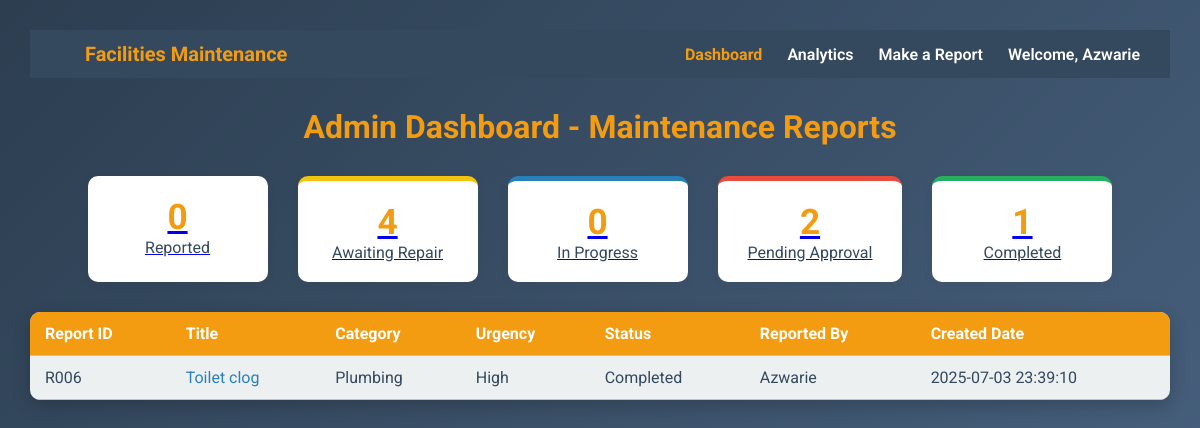
Screenshot of /index.php?filter=Completed (signed in) with the database file from the repository.
### tables this page shows
CREATE TABLE `report` (
  `ReportID` varchar(10) NOT NULL,
  `Title` varchar(255) NOT NULL,
  `Description` text DEFAULT NULL,
  `UrgencyLevel` enum('Low','Medium','High','Critical') NOT NULL,
  `Status` enum('Reported','Awaiting Repair','In Progress','Pending Approval','Completed') NOT NULL DEFAULT 'Reported',
  `StaffID` varchar(10) NOT NULL,
  `CategoryID` varchar(10) NOT NULL,
  `CreatedDate` datetime NOT NULL DEFAULT current_timestamp(),
  `LastUpdatedDate` datetime NOT NULL DEFAULT current_timestamp() ON UPDATE current_timestamp(),
  `AISuggestion` text DEFAULT NULL
);

CREATE TABLE `category` (
  `CategoryID` varchar(10) NOT NULL,
  `CategoryType` varchar(100) NOT NULL
);

CREATE TABLE `staff` (
  `StaffID` varchar(10) NOT NULL,
  `StaffName` varchar(100) NOT NULL,
  `PhoneNum` varchar(20) DEFAULT NULL,
  `Password` varchar(255) NOT NULL,
  `Role` enum('Admin','Maintenance') NOT NULL DEFAULT 'Maintenance',
  `Position` varchar(50) DEFAULT NULL
);

### index.php (the view, shortened to what this page needs)
<?php
include 'connection.php';
include 'navbar.php';
$statusCounts = [
  'Reported' => 0,
  'Awaiting Repair' => 0,
  'In Progress' => 0,
  'Pending Approval' => 0,
  'Completed' => 0
];
$analyticsSql = "SELECT Status, COUNT(*) as count FROM report GROUP BY Status";
$analyticsResult = $conn->query($analyticsSql);
if ($analyticsResult) {
  while ($row = $analyticsResult->fetch_assoc()) {
    $status = $row['Status'];
    if (isset($statusCounts[$status])) {
      $statusCounts[$status] = $row['count'];
    }
  }
}
$filter = isset($_GET['filter']) ? $_GET['filter'] : '';
$where = '';
if ($filter && isset($statusCounts[$filter])) {
  $where = "WHERE r.Status = '" . $conn->real_escape_string($filter) . "'";
}
$sql = "
    SELECT r.ReportID, r.Title, r.UrgencyLevel, r.Status, r.CreatedDate,
           s.StaffName, c.CategoryType
    FROM Report r
    JOIN Staff s ON r.StaffID = s.StaffID
    JOIN Category c ON r.CategoryID = c.CategoryID
    $where
    ORDER BY r.CreatedDate DESC
";
$result = $conn->query($sql);
?>
<!DOCTYPE html>
<html lang="en">
<head>
</head>
<body>
  <h1>Admin Dashboard - Maintenance Reports</h1>
  <div class="analytics">
    <a href="?filter=Reported" class="analytic-box reported">
      <span class="count"><?php echo $statusCounts['Reported']; ?></span>
      <span class="label">Reported</span>
    </a>
      <a href="?filter=Awaiting Repair" class="analytic-box awaiting">
      <span class="count"><?php echo $statusCounts['Awaiting Repair']; ?></span>
      <span class="label">Awaiting Repair</span>
    </a>
    <a href="?filter=In Progress" class="analytic-box inprogress">
      <span class="count"><?php echo $statusCounts['In Progress']; ?></span>
      <span class="label">In Progress</span>
    </a>
    <a href="?filter=Pending Approval" class="analytic-box pending">
      <span class="count"><?php echo $statusCounts['Pending Approval']; ?></span>
      <span class="label">Pending Approval</span>
    </a>
    <a href="?filter=Completed" class="analytic-box completed">
      <span class="count"><?php echo $statusCounts['Completed']; ?></span>
      <span class="label">Completed</span>
    </a>
  </div>
  <table>
    <thead>
      <tr>
        <th>Report ID</th>
        <th>Title</th>
        <th>Category</th>
        <th>Urgency</th>
        <th>Status</th>
        <th>Reported By</th>
        <th>Created Date</th>
      </tr>
    </thead>
    <tbody>
      <?php if ($result && $result->num_rows > 0): ?>
        <?php while ($row = $result->fetch_assoc()): ?>
          <tr>
            <td><?php echo htmlspecialchars($row['ReportID']); ?></td>
            <td><a class="report-link" href="report_detail.php?report_id=<?php echo urlencode($row['ReportID']); ?>">
                <?php echo htmlspecialchars($row['Title']); ?></a></td>
            <td><?php echo htmlspecialchars($row['CategoryType']); ?></td>
            <td><?php echo htmlspecialchars($row['UrgencyLevel']); ?></td>
            <td><?php echo htmlspecialchars($row['Status']); ?></td>
            <td><?php echo htmlspecialchars($row['StaffName']); ?></td>
            <td><?php echo htmlspecialchars($row['CreatedDate']); ?></td>
          </tr>
        <?php endwhile; ?>
      <?php else: ?>
        <tr>
          <td colspan="7" style="text-align:center;">No reports found.</td>
        </tr>
      <?php endif; ?>
    </tbody>
  </table>
</body>
</html>

### index.php (style rules this page uses)
body { font-family: 'Roboto', sans-serif; background: linear-gradient(135deg, #2c3e50, #4b6584); margin: 0; padding: 30px; color: #34495e; }
h1 { text-align: center; margin-bottom: 30px; color: #f39c12; }
table { width: 100%; border-collapse: collapse; background: #ecf0f1; border-radius: 10px; overflow: hidden; box-shadow: 0 6px 18px rgba(0, 0, 0, 0.2); }
th, td { padding: 12px 15px; text-align: left; border-bottom: 1px solid #bdc3c7; }
th { background: #f39c12; color: white; }
a.report-link { color: #2980b9; text-decoration: none; }
.analytics { display: flex; justify-content: center; gap: 30px; margin-bottom: 30px; }
.analytic-box { background: #fff; border-radius: 10px; box-shadow: 0 2px 8px rgba(44, 62, 80, 0.08); padding: 20px 30px; text-align: center; min-width: 120px; }
.analytic-box .count { display: block; font-size: 2.2em; font-weight: bold; color: #f39c12; }
.analytic-box .label { font-size: 1em; color: #34495e; }
.analytic-box.pending { border-top: 5px solid #e74c3c; }
.analytic-box.awaiting { border-top: 5px solid #f1c40f; }
.analytic-box.inprogress { border-top: 5px solid #2980b9; }
.analytic-box.completed { border-top: 5px solid #27ae60; }

### rows the page displays
report: ReportID "R006", Title "Toilet clog", CategoryID.CategoryType "Plumbing", UrgencyLevel "High", Status "Completed", StaffID.StaffName "Azwarie", CreatedDate "2025-07-03 23:39:10"

### other values shown
$staffName "Azwarie"
$statusCounts['Reported'] "0"
$statusCounts['Awaiting Repair'] "4"
$statusCounts['In Progress'] "0"
$statusCounts['Pending Approval'] "2"
$statusCounts['Completed'] "1"
